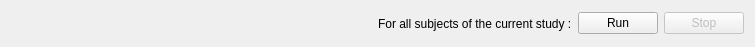
<?xml version="1.0" encoding="UTF-8"?>
<ui version="4.0">
 <class>runner_view</class>
 <widget class="QWidget" name="runner_view">
  <property name="geometry">
   <rect>
    <x>0</x>
    <y>0</y>
    <width>755</width>
    <height>47</height>
   </rect>
  </property>
  <property name="windowTitle">
   <string>Form</string>
  </property>
  <property name="layoutDirection">
   <enum>Qt::LeftToRight</enum>
  </property>
  <layout class="QHBoxLayout" name="horizontalLayout">
   <item>
    <spacer name="horizontalSpacer">
     <property name="orientation">
      <enum>Qt::Horizontal</enum>
     </property>
     <property name="sizeHint" stdset="0">
      <size>
       <width>40</width>
       <height>20</height>
      </size>
     </property>
    </spacer>
   </item>
   <item>
    <widget class="QLabel" name="label">
     <property name="text">
      <string>For all subjects of the current study :</string>
     </property>
    </widget>
   </item>
   <item>
    <widget class="QPushButton" name="run_button">
     <property name="text">
      <string>Run</string>
     </property>
    </widget>
   </item>
   <item>
    <widget class="QPushButton" name="stop_button">
     <property name="enabled">
      <bool>false</bool>
     </property>
     <property name="text">
      <string>Stop</string>
     </property>
    </widget>
   </item>
  </layout>
 </widget>
 <resources/>
 <connections/>
</ui>
